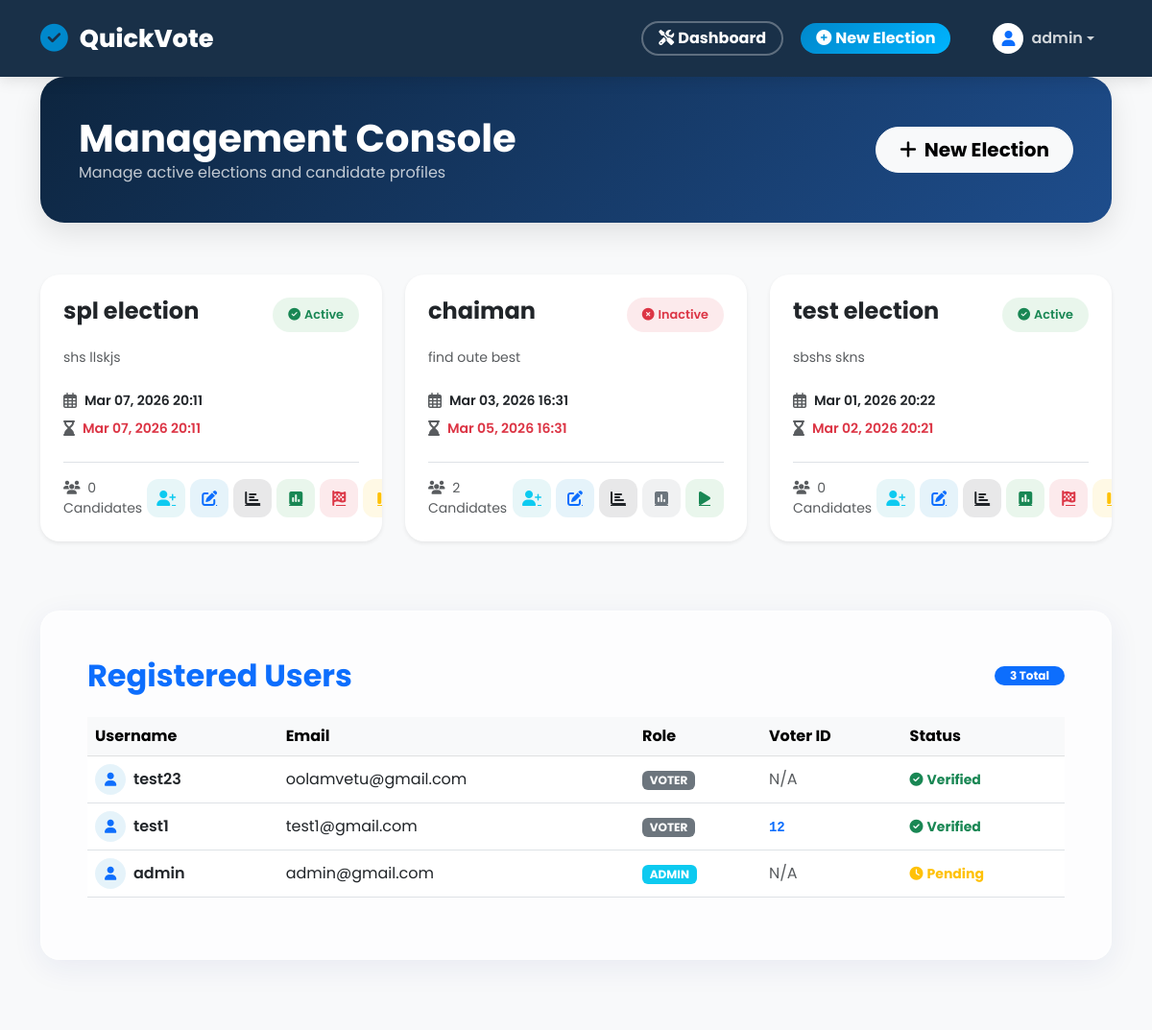
The page /admin-dashboard/ (signed in, upper part) on the database as committed earlier.
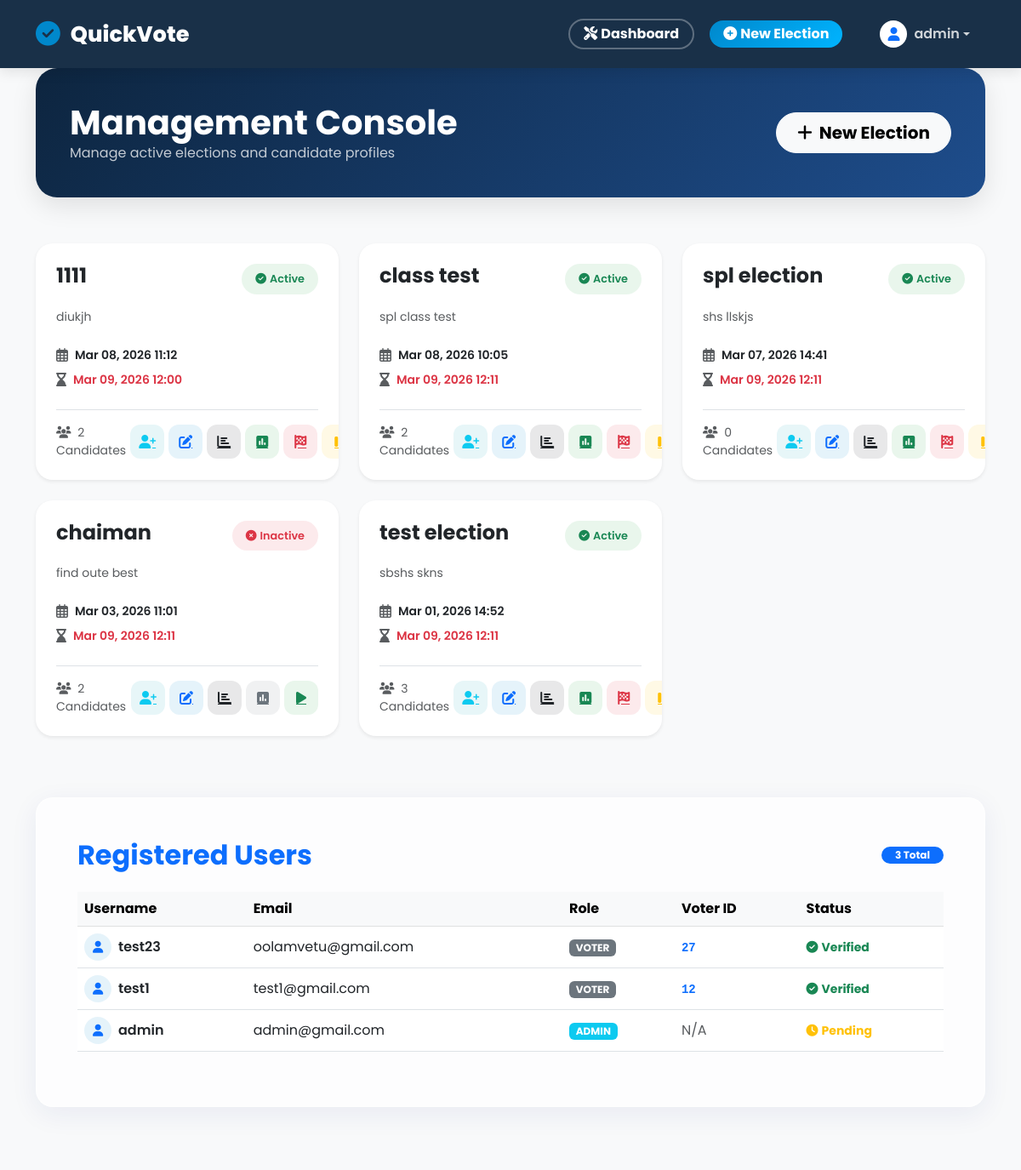
The same page on the database as committed later.
### election/models.py (models this page shows, shortened)
class Election(models.Model):
    title = models.CharField(max_length=200)
    description = models.TextField(blank=True)
    start_date = models.DateTimeField()
    end_date = models.DateTimeField()
    is_active = models.BooleanField(default=True)
    results_published = models.BooleanField(default=False)

### users/models.py (models this page shows, shortened)
class User(AbstractUser):
    class Role(models.TextChoices):
        ADMIN = "ADMIN", "Admin"
        VOTER = "VOTER", "Voter"
    role = models.CharField(max_length=50, choices=Role.choices, default=Role.VOTER)
    mobile_number = models.CharField(max_length=10, blank=True, null=True)
    is_verified = models.BooleanField(default=False)

class StudentProfile(models.Model):
    user = models.OneToOneField(User, on_delete=models.CASCADE, related_name='student_profile')
    roll_no = models.CharField(max_length=20, unique=True, verbose_name="Voter ID")
    department = models.CharField(max_length=100)
    face_encoding = models.BinaryField(blank=True, null=True)

### election/views.py (the view)
# urls.py: path('admin-dashboard/', views.admin_dashboard, name='admin_dashboard'),
@login_required
@user_passes_test(lambda u: u.role == User.Role.ADMIN)
def admin_dashboard(request):
    elections = Election.objects.all().order_by('-start_date')
    users = User.objects.all().order_by('-date_joined')
    return render(request, 'election/admin_dashboard.html', {
        'elections': elections,
        'users': users
    })

### templates/election/admin_dashboard.html (shortened to what the changed rows need)
{% extends 'base.html' %}
{% block content %}
<div class="row items-center mb-4">
    <div class="col-md-12">
        <div class="dashboard-header d-flex justify-content-between align-items-center animate-up">
            <div>
                <h1 class="fw-bold mb-0">Management Console</h1>
            </div>
        </div>
    </div>
</div>
<div class="row">
    {% for election in elections %}
    <div class="col-md-6 col-lg-4 mb-4 animate-up">
        <div class="card election-card h-100 shadow-sm">
            <div class="card-body p-4">
                <div class="d-flex justify-content-between align-items-start mb-3">
                    <h4 class="fw-bold mb-0 text-truncate" style="max-width: 70%;">{{ election.title }}</h4>
                    {% if election.is_active %}
                    <span class="status-badge bg-success-soft text-success">
                        <i class="fas fa-check-circle me-1"></i>Active
                    </span>
                    {% else %}
                    <span class="status-badge bg-danger-soft text-danger">
                        <i class="fas fa-times-circle me-1"></i>Inactive
                    </span>
                    {% endif %}
                </div>
                <p class="text-muted small mb-4 line-clamp-2">{{ election.description }}</p>
                <div class="mb-4">
                    <div class="d-flex align-items-center mb-2">
                        <i class="far fa-calendar-alt text-muted me-2"></i>
                        <span class="small fw-semibold">{{ election.start_date|date:"M d, Y H:i" }}</span>
                    </div>
                    <div class="d-flex align-items-center">
                        <i class="fas fa-hourglass-end text-muted me-2"></i>
                        <span class="small fw-semibold text-danger">{{ election.end_date|date:"M d, Y H:i" }}</span>
                    </div>
                </div>
                <div class="d-flex justify-content-between align-items-center mt-3 pt-3 border-top">
                    <div class="text-muted small">
                        <i class="fas fa-users me-1"></i> {{ election.candidates.count }} Candidates
                    </div>
                    <div class="d-flex">
                        <a href="{% url 'add_candidate' election.id %}" class="action-btn bg-info-soft text-info"
                            title="Add Candidate">
                            <i class="fas fa-user-plus"></i>
                        </a>
                        <a href="{% url 'edit_election' election.id %}" class="action-btn bg-primary-soft text-primary"
                            title="Edit Election">
                            <i class="fas fa-edit"></i>
                        </a>
                        <a href="{% url 'election_results' election.id %}" class="action-btn bg-dark-soft text-dark"
                            title="View Current Results">
                            <i class="fas fa-chart-bar"></i>
                        </a>
                        <a href="{% url 'toggle_results' election.id %}"
                            class="action-btn {% if election.results_published %}bg-success-soft text-success{% else %}bg-secondary-soft text-secondary{% endif %}"
                            title="{% if election.results_published %}Unpublish Results{% else %}Publish Results{% endif %}">
                            <i class="fas fa-poll"></i>
                        </a>
                        {% if election.is_active %}
                        <a href="{% url 'finish_election' election.id %}" class="action-btn bg-danger-soft text-danger"
                            title="Finish & Publish Results">
                            <i class="fas fa-flag-checkered"></i>
                        </a>
                        {% endif %}
                        <a href="{% url 'toggle_election' election.id %}"
                            class="action-btn {% if election.is_active %}bg-warning-soft text-warning{% else %}bg-success-soft text-success{% endif %}"
                            title="{% if election.is_active %}Deactivate{% else %}Activate{% endif %}">
                            <i class="fas {% if election.is_active %}fa-pause{% else %}fa-play{% endif %}"></i>
                        </a>
                    </div>
                </div>
            </div>
        </div>
    </div>
    {% endfor %}
</div>
<div class="row mt-5">
    <div class="col-12 animate-up">
        <div class="glass-card p-5">
            <div class="d-flex justify-content-between align-items-center mb-4">
                <h2 class="fw-bold mb-0 text-primary">Registered Users</h2>
            </div>
            <div class="table-responsive">
                <table class="table table-hover align-middle">
                    <thead class="table-light">
                        <tr>
                            <th>Username</th>
                            <th>Email</th>
                            <th>Role</th>
                            <th>Voter ID</th>
                            <th>Status</th>
                        </tr>
                    </thead>
                    <tbody>
                        {% for user in users %}
                        <tr>
                            <td>
                                <div class="d-flex align-items-center">
                                    <div class="bg-primary-soft text-primary rounded-circle d-flex align-items-center justify-content-center me-2"
                                        style="width: 32px; height: 32px;">
                                        <i class="fas fa-user small"></i>
                                    </div>
                                    <span class="fw-semibold">{{ user.username }}</span>
                                </div>
                            </td>
                            <td>{{ user.email }}</td>
                            <td>
                                <span
                                    class="badge {% if user.role == 'ADMIN' %}bg-info{% else %}bg-secondary{% endif %}">
                                    {{ user.role }}
                                </span>
                            </td>
                            <td>
                                {% if user.student_profile %}
                                <code class="text-primary fw-bold">{{ user.student_profile.roll_no }}</code>
                                {% else %}
                                <span class="text-muted italic">N/A</span>
                                {% endif %}
                            </td>
                            <td>
                                {% if user.is_verified %}
                                <span class="text-success small fw-bold"><i
                                        class="fas fa-check-circle me-1"></i>Verified</span>
                                {% else %}
                                <span class="text-warning small fw-bold"><i class="fas fa-clock me-1"></i>Pending</span>
                                {% endif %}
                            </td>
                        </tr>
                        {% endfor %}
                    </tbody>
                </table>
            </div>
        </div>
    </div>
</div>
{% endblock %}

### templates/base.html (shortened to what this page needs)
<!DOCTYPE html>
<html lang="en">
<head>
    <link href="https://cdn.jsdelivr.net/npm/bootstrap@5.3.0/dist/css/bootstrap.min.css" rel="stylesheet">
    <link rel="stylesheet" href="https://cdnjs.cloudflare.com/ajax/libs/font-awesome/6.4.0/css/all.min.css">
</head>
<body>
    <nav class="navbar navbar-expand-lg navbar-dark sticky-top">
        <div class="container">
            <a class="navbar-brand" href="{% url 'election_list' %}">
                <i class="fas fa-check-circle"></i>QuickVote
            </a>
            <div class="collapse navbar-collapse" id="navbarNav">
                <ul class="navbar-nav ms-auto align-items-center">
                    {% if user.is_authenticated %}
                    {% if user.role == 'ADMIN' %}
                    <li class="nav-item">
                        <a class="nav-link btn btn-auth btn-login px-3 py-1 me-2 mb-2 mb-lg-0"
                            href="{% url 'admin_dashboard' %}">
                            <i class="fas fa-tools me-1"></i>Dashboard
                        </a>
                    </li>
                    <li class="nav-item">
                        <a class="nav-link btn btn-auth btn-register px-3 py-1" href="{% url 'add_election' %}">
                            <i class="fas fa-plus-circle me-1"></i>New Election
                        </a>
                    </li>
                    {% endif %}
                    <li class="nav-item dropdown ms-lg-3">
                        <a class="nav-link dropdown-toggle d-flex align-items-center" href="#" id="navbarDropdown"
                            role="button" data-bs-toggle="dropdown" aria-expanded="false">
                            <div class="bg-white text-primary rounded-circle d-flex align-items-center justify-content-center me-2"
                                style="width: 32px; height: 32px;">
                                <i class="fas fa-user"></i>
                            </div>
                            {{ user.username }}
                        </a>
                    </li>
                    {% endif %}
                </ul>
            </div>
        </div>
    </nav>
    <div class="main-wrapper">
        <div class="container">
            {% block content %}{% endblock %}
        </div>
    </div>
</body>
</html>

Rows that differ between the two databases and show on the page:
added Election: title "1111", is_active True (drawn), description "diukjh", start_date "Mar 08, 2026 11:12", end_date "Mar 09, 2026 12:00", candidates.count "2"
added Election: title "class test", is_active True (drawn), description "spl class test", start_date "Mar 08, 2026 10:05", end_date "Mar 09, 2026 12:11", candidates.count "2"
changed Election "spl election": start_date "Mar 07, 2026 20:11" → "Mar 07, 2026 14:41"; end_date "Mar 07, 2026 20:11" → "Mar 09, 2026 12:11"
changed Election "chaiman": start_date "Mar 03, 2026 16:31" → "Mar 03, 2026 11:01"; end_date "Mar 05, 2026 16:31" → "Mar 09, 2026 12:11"
changed Election "test election": start_date "Mar 01, 2026 20:22" → "Mar 01, 2026 14:52"; end_date "Mar 02, 2026 20:21" → "Mar 09, 2026 12:11"; candidates.count "0" → "3"
changed User "test23": student_profile.roll_no (not shown) → "27"; no longer shows "N/A"
